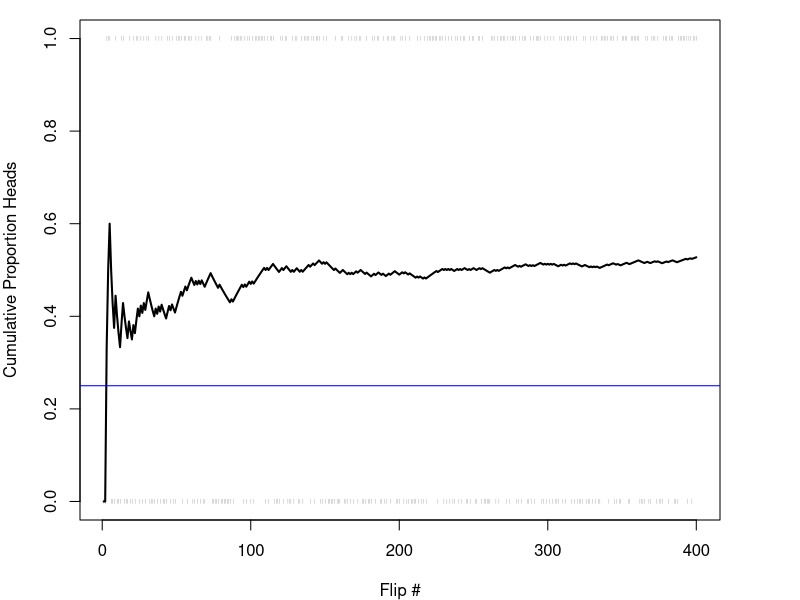
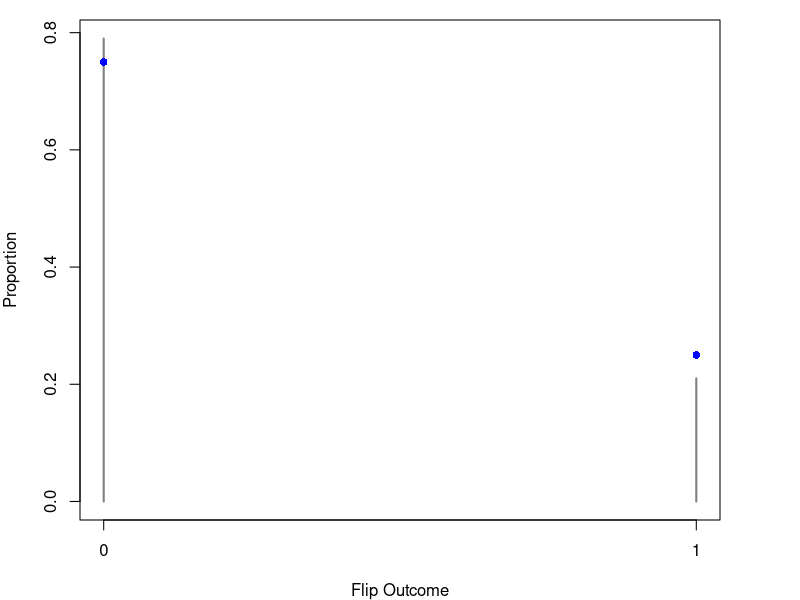
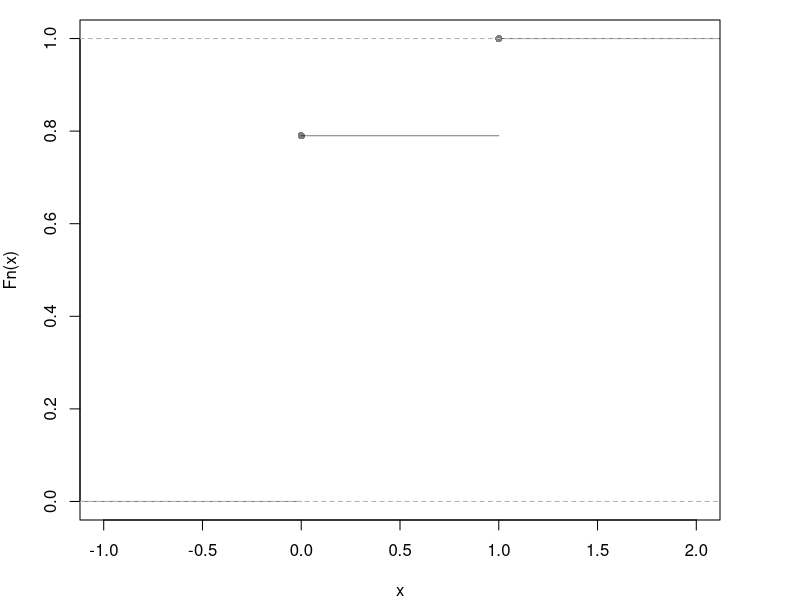
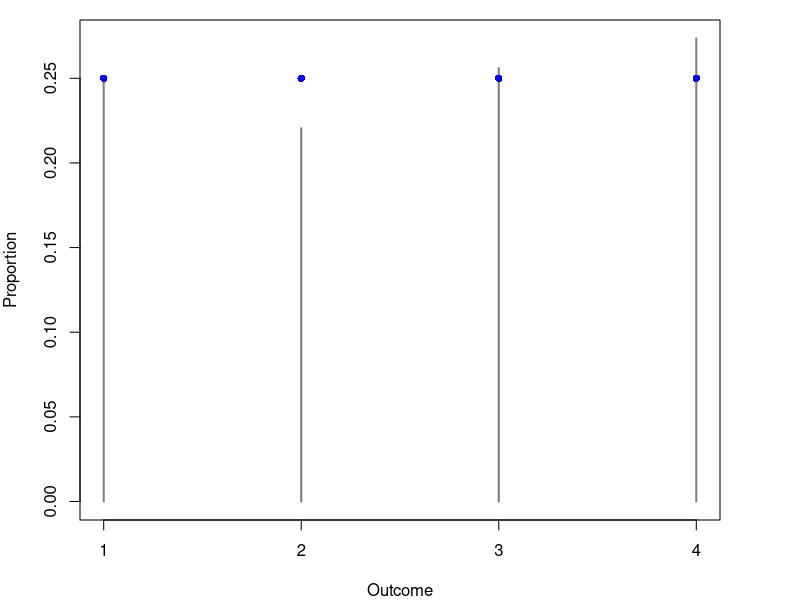
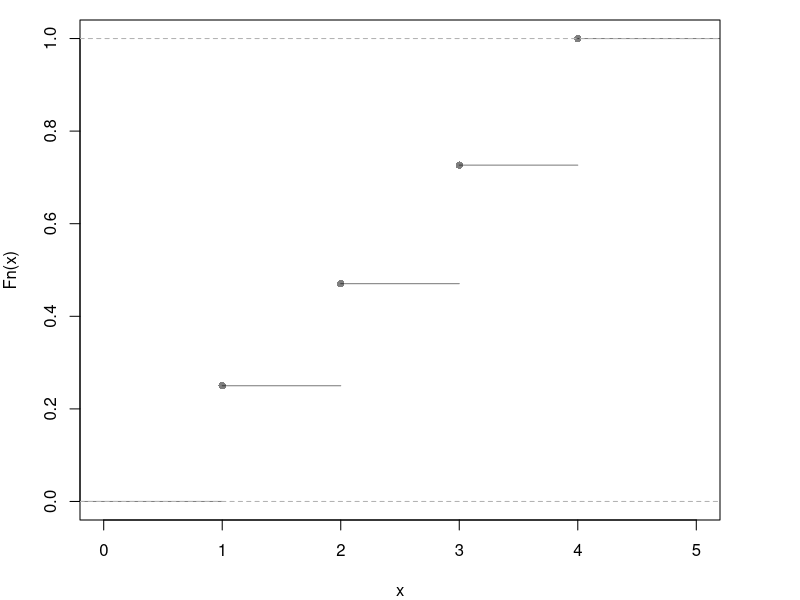
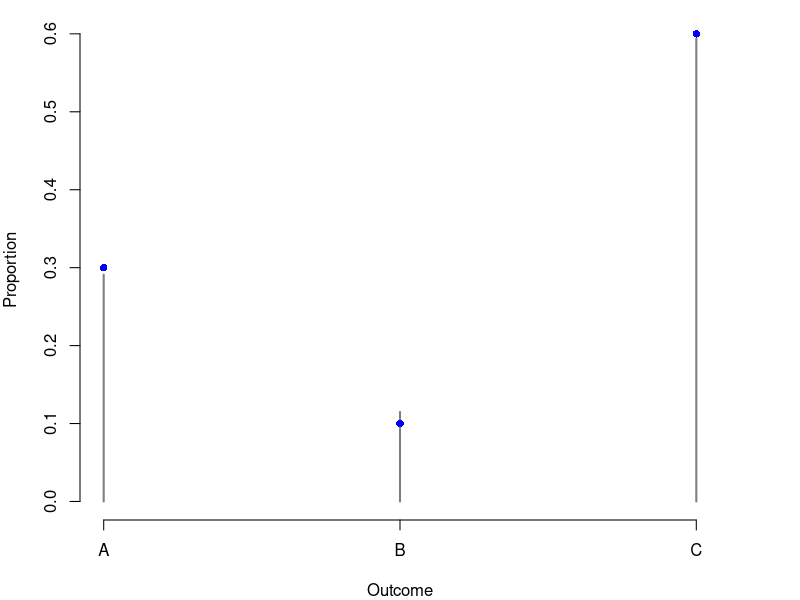
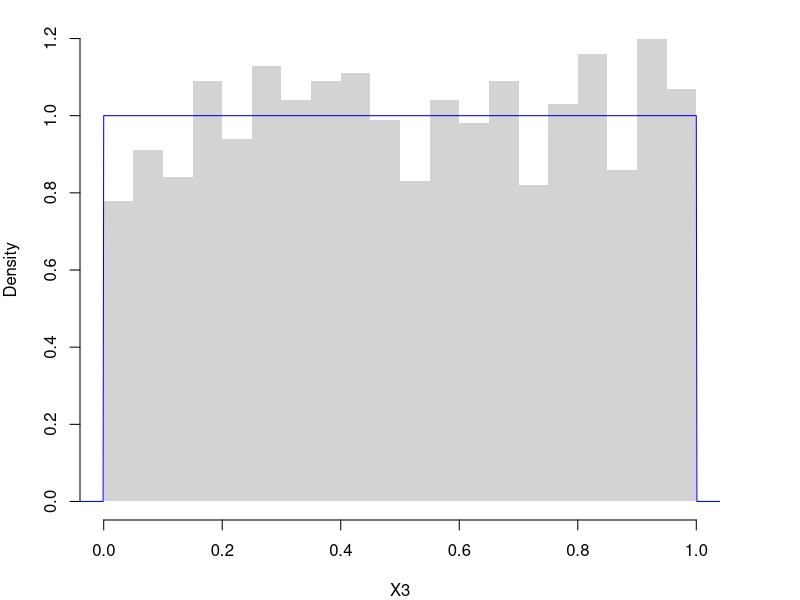
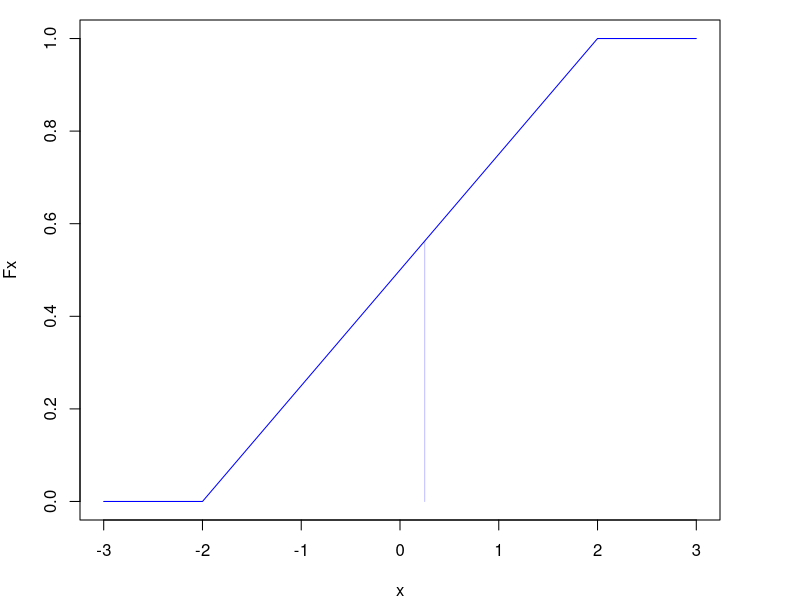

The R source for these figures, in order: (Note: this script raises an error after producing the figures.)
## ---- chunk 1
X0 <- sample(c(0,1), 400, prob=c(1/2, 1/2), replace=T)
# Plot Cumulative Proportion
X0_t <- seq(1, length(X0))
X0_mt <- cumsum(X0)/X0_t
par(mar=c(4,4,1,4))
plot(X0_t, X0_mt, type='l',
    ylab='Cumulative Proportion Heads',
    xlab='Flip #', 
    ylim=c(0,1), 
    lwd=2)
# Show individual flip outcomes
points(X0_t, X0, col=grey(0,.5),
    pch='|', cex=.3)
# Show theoretical proportions
abline(h=0.25, col='blue')
## ---- chunk 2
x <- c(0,1)
x_probs <- c(3/4, 1/4)

sample(x, 1, prob=x_probs, replace=T) # 1 Flip
sample(x, 4, prob=x_probs, replace=T) # 4 Flips 
X0 <- sample(x, 400, prob=x_probs, replace=T)

# Plot proportions
proportions <- table(X0)/length(X0)
plot(proportions, 
    col=grey(0, 0.5),
    xlab='Flip Outcome', 
    ylab='Proportion',
    main=NA)
points(c(0,1), c(.75, .25), pch=16, col='blue') # Theoretical values

# Plot CDF
plot( ecdf(X0), col=grey(0,.5),
    pch=16, main=NA) #Empirical
#points(c(0,1), c(.75, 1), pch=16, col='blue') # Theoretical
## ---- chunk 3
x <- c(1,2,3,4)
x_probs <- c(1/4, 1/4, 1/4, 1/4)
# sample(x, 1, prob=x_probs, replace=T) # 1 roll
X1 <- sample(x, 2000, prob=x_probs, replace=T) # 2000 rolls

# Plot Long run proportions
proportions <- table(X1)/length(X1)
plot(proportions, col=grey(0,.5),
    xlab='Outcome', ylab='Proportion', main=NA)
points(x, x_probs, pch=16, col='blue') # Theoretical values

# Hist w/ Theoretical Counts
# hist(X1, breaks=50, border=NA, main=NA, ylab='Count')
# points(x, x_probs*length(X1), pch='-') 

# Alternative Plot
plot( ecdf(X1), pch=16, col=grey(0,.5), main=NA)

# Alternative Plot 2
#props <- table(X1)
#barplot(props, ylim = c(0, 0.35), ylab = "Proportion", xlab = "Value")
#abline(h = 1/4, lty = 2)
## ---- chunk 4
x <- c('A', 'B', 'C')
x_probs <- c(3/10, 1/10, 6/10)
sum(x_probs)
X2 <- sample(x, 2000, prob=x_probs, replace=T) # sample of 2000

# Plot Long run proportions
proportions <- table(X2)/length(X2)
plot(proportions, col=grey(0,.5),
    xlab='Outcome', ylab='Proportion', main=NA)
points(seq(x), x_probs, pch=16, col='blue') # Theoretical values

# Histogram version
# X2_alt <- X1
# X2_alt[X2_alt=='A'] <- 1
#X2_alt[X2_alt=='B'] <- 2
#X2_alt[X2_alt=='C'] <- 3
#X2_alt <- as.numeric(X1_alt)
#hist(X2_alt, breaks=50, border=NA, 
#    main=NA, ylab='Count')
#points(x, x_probs*length(X2_alt), pch=16) ## Theoretical Counts

# Alternative Plot
# plot( ecdf(X2), pch=16, col=grey(0,.5), main=NA)
## ---- chunk 5
x <- LETTERS
x_probs <- seq(1, length(x))
x_probs <- x_probs/sum(x_probs) # probs must sum to 1
X <- sample(x, 1, prob=x_probs, replace=T)
X

# Draw Random Letters 100 Times
X <- sample(x, 1000, prob=x_probs, replace=T)
X <- factor(unlist(X), levels=LETTERS, ordered=F)
## ---- chunk 6
# Prob. < 0.25
punif(0.25)

# Prob. > 0.25
1-punif(0.25)

# Prob. in (0.2,0.7]
F_two <- punif( c(0.2, 0.7) )
F_in <- F_two[2] - F_two[1]
F_in

# Prob. out of (0.2,0.7]
F_out <- 1- F_in
F_out
## ---- chunk 7
runif(3) # 3 draws

# Empirical Density 
X3 <- runif(2000)
hist(X3, breaks=20, border=NA, main=NA, freq=F)
# Theoretical Density
x <- seq(-0.1,1.1,by=.001)
fx <- dunif(x)
lines(x, fx, col='blue')

# CDF example 1
P_low <- punif(0.25)
P_low
# Uncomment to show via PDF
# x_low <- seq(0,0.25,by=.001)
# fx_low <- dunif(x_low)
# polygon( c(x_low, rev(x_low)), c(fx_low,fx_low*0),
#    col=rgb(0,0,1,.25), border=NA)
    
# CDF example 2
P_high <- 1-punif(0.25)
P_high
# Uncomment to show via PDF
# x_high <- seq(0.25,1,by=.001)
# fx_high <- dunif(x_high)
# polygon( c(x_high, rev(x_high)), c(fx_high,fx_high*0),
#    col=rgb(0,0,1,.25), border=NA)
    
# CDF example 3
P_mid <- punif(0.75) - punif(0.25)
P_mid
# Uncomment to show via PDF
# x_mid <-  seq(0.25,0.75,by=.001)
# fx_mid <- dunif(x_mid)
# polygon( c(x_mid, rev(x_mid)), c(fx_mid,fx_mid*0),
#    col=rgb(0,0,1,.25), border=NA)
## ---- chunk 8
# Simulation
X <- runif(1000, -2, 2)
# ... 

# Draw by computer the CDF, F(x)
x <- seq(-3,3,by=0.005)
Fx <- punif(x, -2, 2)
plot(x, Fx, type='l', col='blue')
# Answer
Fstar <- punif(0.25, -2, 2)
# Visualize Answer
segments(0.25, 0, 0.25, Fstar,
    col=rgb(0,0,1, 0.25))

# Draw by computer the PDF, f(x)
fx <- dunif(x, -2, 2)
plot(x, fx, type='l', col='blue')
# Visualize Answer
fstar <- dunif(0.25, -2, 2)
polygon(
    c(-2, 0.25, 0.25, -2), 
    c(0, 0, fstar,fstar),
    col=rgb(0,0,1, 0.25), border=NA)
## ---- chunk 9
rexp(3) # 3 draws

X5 <- rexp(2000)
hist(X5, breaks=20,
    border=NA, main=NA,
    freq=F, ylim=c(0,1), xlim=c(0,10))

x <- seq(0,10,by=.1)
fx <- dexp(x)
lines(x, fx, col='blue')
## ---- chunk 10
pexp(10, 1/50)
## ---- chunk 11
Y <- rexp(5000, rate=.2)

X <- rgeom(5000, 1-exp(-.2))

par(mfrow=c(1,2))
bks <- seq(0,50,by=0.25)
hist(X, breaks=bks, freq=F, border=NA)
hist(floor(Y), breaks=bks, freq=F, border=NA)
## ---- chunk 12
rnorm(3) # 3 draws

X6 <- rnorm(2000)
hist(X6, breaks=20,
    border=NA, main=NA,
    freq=F, ylim=c(0,.4), xlim=c(-4,4))

x <- seq(-10,10,by=.025)
fx <- dnorm(x)
lines(x, fx, col='blue')
## ---- chunk 13
pnorm( c(-1.645, 1.645) ) # 10%
pnorm( c(-2.576, 2.576) ) #  1%
## ---- chunk 14
plot( ecdf(X6), main=NA) # Empirical

x <- seq(-4,4,by=.01) # Theoretical
Fx <- pnorm(x, 0, 1)
lines(x, Fx, col='blue')

# Middle Interval Example 
F2 <- pnorm(0.2, 0, 1)
F8 <- pnorm(0.8, 0, 1)
F_2_8 <- F8 - F2
F_2_8

# Visualize
title('Middle between 0.2 and 0.8')
segments( 0.2, F2, -5, F2, col='red')
segments( 0.8, F8, -5, F8, col='red')
## ---- chunk 15
# Start with a simulation of 1000 people to build intuition
X <- rnorm(1000,2,3)
hist(X, freq=F, border=NA, main=NA)
sum(X>4)/1000

# Do an exact calculation
1-pnorm(4,2,3)
## ---- chunk 16
# PDF
x <- seq(-10,10,by=.025)
fx <- dnorm(x)
plot(x, fx,
    col='blue', type='l',
    ylab='Theoretical Density: f(x)',
    main='Middle 90%')
# Show Middle 90%
x_90 <- seq(-1.645,1.645,by=.025)
fx_90 <- dnorm(x_90)
polygon( c(x_90, rev(x_90)), c(fx_90,fx_90*0),
    col=rgb(0,0,1,.25), border=NA)
pnorm(1.645)-pnorm(-1.645)
